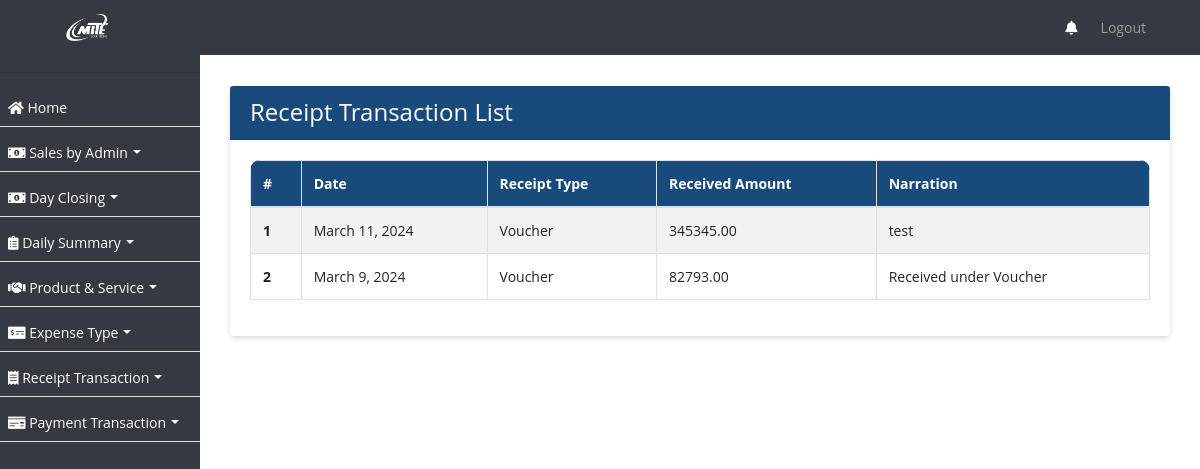
The page /receipt-transaction/ on the database as committed earlier.
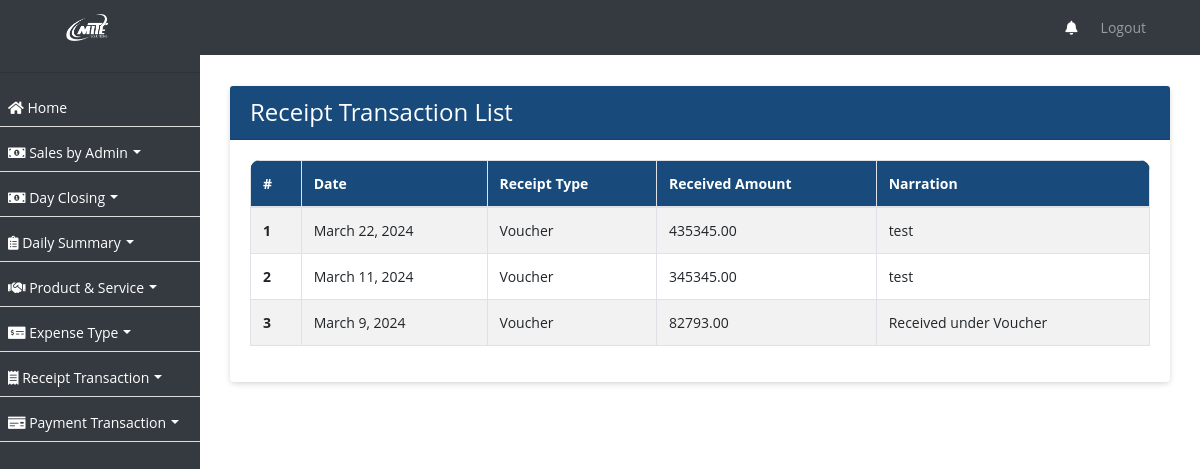
The same page on the database as committed later.
### ezshopapp/models.py (models this page shows, shortened)
class ReceiptTransaction(models.Model):
    date = models.DateField()
    receipt_type = models.ForeignKey(ReceiptType, on_delete=models.CASCADE)
    received_amount = models.DecimalField(max_digits=10, decimal_places=2)
    narration = models.TextField()
    created_on = models.DateTimeField(auto_now_add=True, null=True)

class ReceiptType(models.Model):
    name = models.CharField(max_length=255)
    created_on = models.DateTimeField(auto_now_add=True, null=True)

### ezshopapp/views.py (the view)
# urls.py: path('receipt-transaction/', ReceiptTransactionListView.as_view(), name='receipt_transaction_list'),
class ReceiptTransactionListView(ListView):
    model = ReceiptTransaction
    template_name = 'receipt_transaction_list.html'
    def get_queryset(self):
        return ReceiptTransaction.objects.order_by('-created_on')

### ezshopapp/templates/receipt_transaction_list.html (shortened to what this page needs)
{% extends 'base.html' %}
{% block content %}
<div class="container">
  <div class="card">
    <div class="card-header">
      <h4 class="mb-0 text-white">Receipt Transaction List</h4>
    </div>
    <div class="card-body">
      <div class="table-responsive">
      <table class="table table-bordered table-striped nowrap" id="rtlist">
        <thead>
          <tr>
            <th scope="col">#</th>
            <th scope="col">Date</th>
            <th scope="col">Receipt Type</th>
            <th scope="col">Received Amount</th>
            <th scope="col">Narration</th>
          </tr>
        </thead>
        <tbody>
          {% for receipt_transaction in object_list %}
            <tr>
              <th scope="row">{{ forloop.counter }}</th>
              <td>{{ receipt_transaction.date }}</td>
              <td>{{ receipt_transaction.receipt_type.name }}</td>
              <td>{{ receipt_transaction.received_amount }}</td>
              <td>{{ receipt_transaction.narration }}</td>
            </tr>
          {% endfor %}
        </tbody>
      </table>
    </div>
    </div>
  </div>
</div>
{% endblock %}

Rows that differ between the two databases and show on the page:
added ReceiptTransaction: date "March 22, 2024", receipt_type.name "Voucher", received_amount "435345.00", narration "test"
